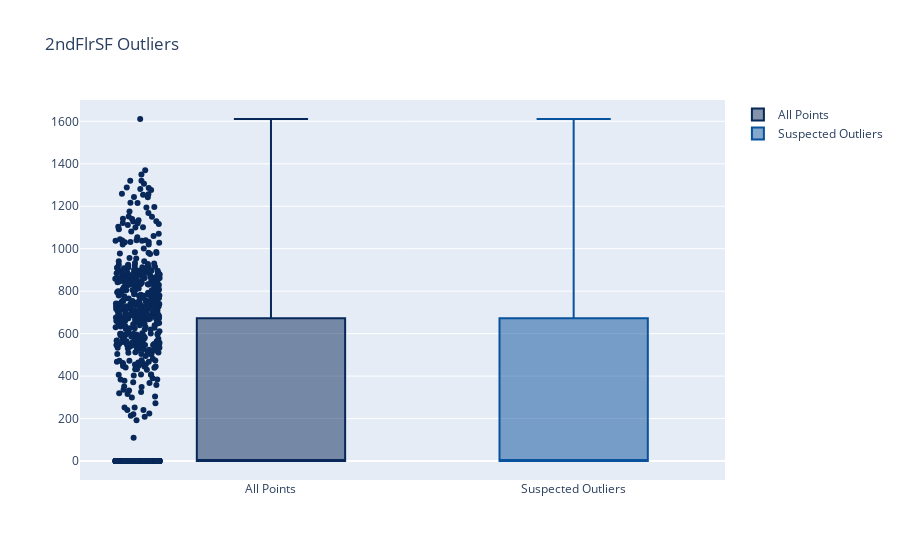

Write notebook code for a chart like this one.
### Code cell
df_clean = outlier_treatment(df_clean,'2ndFlrSF')
OutLiersBox(df_clean,'2ndFlrSF')

### Figure 1 — Plotly figure (JSON) as saved in the notebook; plotly's stock layout.template omitted (floating-point values rounded to 4 significant figures; data arrays with more than 128 entries replaced by an {"elided": "..."} marker saying what was removed)
{"data": [{"boxpoints": "all", "jitter": 0.3, "line": {"color": "rgb(7,40,89)"}, "marker": {"color": "rgb(7,40,89)"}, "name": "All Points", "pointpos": -1.8, "type": "box", "y": {"elided": "1163 int values"}}, {"boxpoints": "suspectedoutliers", "line": {"color": "rgb(8,81,156)"}, "marker": {"color": "rgb(8,81,156)", "line": {"outliercolor": "rgba(219, 64, 82, 0.6)", "outlierwidth": 2}, "outliercolor": "rgba(219, 64, 82, 0.6)"}, "name": "Suspected Outliers", "type": "box", "y": {"elided": "1163 int values"}}], "layout": {"title": {"text": "2ndFlrSF Outliers"}}}
